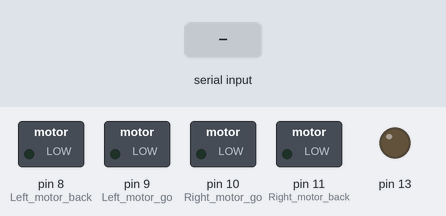
A sketch run on a simulated Arduino Uno, built with avr-gcc and run on an emulated ATmega328P. On the bench: switched loads named in the sketch (green lamp = pin HIGH), output pins drawn as LEDs (lit = HIGH). Inputs (shaded band) come from the test bench.

Above: at 1.2 s.
1.3 s: "F" received over Serial
At 1.6 s:
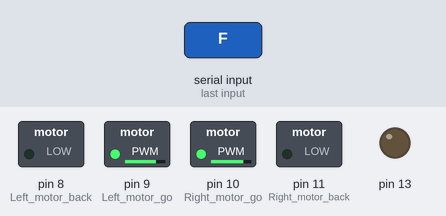
2.8 s: "B" received over Serial
At 3.9 s:
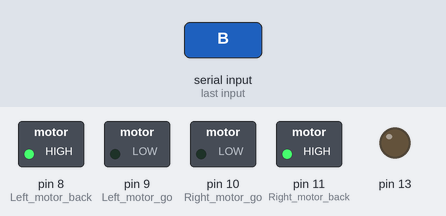
4.3 s: "L" received over Serial
At 5.1 s:
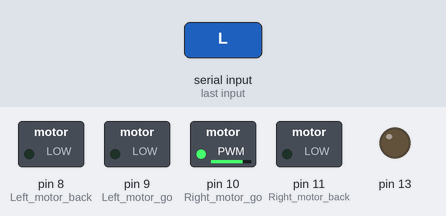
5.8 s: "R" received over Serial
At 6.2 s:
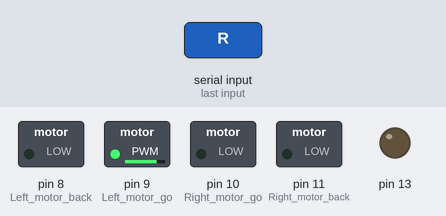
7.3 s: "I" received over Serial
At 8.5 s:
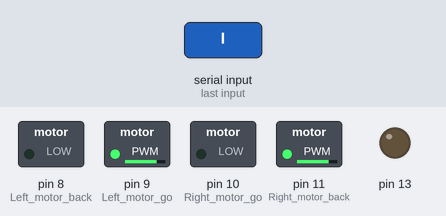
8.8 s: "G" received over Serial
At 9.7 s:
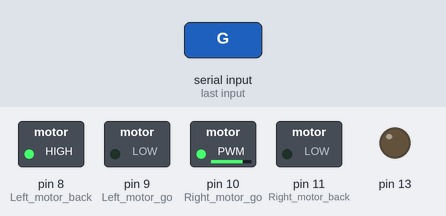
Timing chart, 0 to 11.3 s (numbered marks = the images above; inputs shaded):
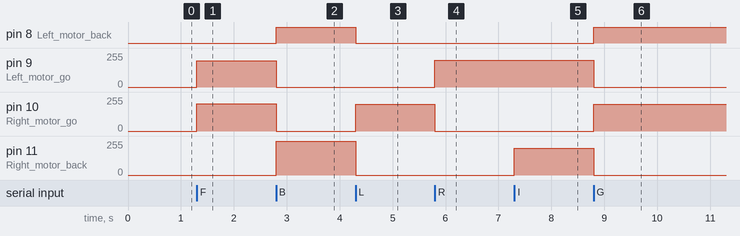

Measured:
- after the input at 1.3 s, pin 9 (Left_motor_go): 0/255 → 196/255 at once; pin 10 (Right_motor_go): 0/255 → 205/255 at once
- after the input at 2.8 s, pin 8 (Left_motor_back): LOW → HIGH at once; pin 9 (Left_motor_go): 196/255 → 0/255 at once; pin 10 (Right_motor_go): 205/255 → 0/255 at once; pin 11 (Right_motor_back): 0/255 → 255/255 at once
- after the input at 4.3 s, pin 8 (Left_motor_back): HIGH → LOW at once; pin 10 (Right_motor_go): 0/255 → 200/255 at once; pin 11 (Right_motor_back): 255/255 → 0/255 at once
- after the input at 5.8 s, pin 9 (Left_motor_go): 0/255 → 200/255 at once; pin 10 (Right_motor_go): 200/255 → 0/255 at once
- after the input at 7.3 s, pin 11 (Right_motor_back): 0/255 → 200/255 at once
- after the input at 8.8 s, pin 8 (Left_motor_back): LOW → HIGH at once; pin 9 (Left_motor_go), pin 11 (Right_motor_back): 200/255 → 0/255 at once; pin 10 (Right_motor_go): 0/255 → 200/255 at once

The sketch:

Line_Tracer.ino
```cpp
// SPAC2 블루투스 무선 구동실험

int Left_motor_back=8;     //좌측모터후진(IN1)
int Left_motor_go=9;     //좌측모터전진(IN2)

int Right_motor_go=10;    // 우측모터전진(IN3)
int Right_motor_back=11;    // 우측모터후진(IN4)

char command;

void setup()
{
  //모터구동을을 위한 초기화
  pinMode(Left_motor_go,OUTPUT); // PIN 8 (PWM)
  pinMode(Left_motor_back,OUTPUT); // PIN 9 (PWM)
  pinMode(Right_motor_go,OUTPUT);// PIN 10 (PWM)
  pinMode(Right_motor_back,OUTPUT);// PIN 11 (PWM)
  pinMode(13, OUTPUT);////포트설정 출력

  Serial.begin(9600);  //전송속도9600
}
void run()     // 전진
{
  //digitalWrite(Right_motor_go,HIGH);  //우측모터전진
  //digitalWrite(Right_motor_back,LOW);
  analogWrite(Right_motor_go,205);//PWM값 0~255 조정,모터의 회전속도 조절.
 analogWrite(Right_motor_back,0);
  //digitalWrite(Left_motor_go,HIGH);  //좌측모터전진
  //digitalWrite(Left_motor_back,LOW);
  analogWrite(Left_motor_go,196  );//PWM값 0~255 조정,모터의 회전속도 조절.
  analogWrite(Left_motor_back,0);
  //delay(time * 100);   //딜레이
}

void brake()         //제동, 정지
{
  digitalWrite(Right_motor_go,LOW);
  digitalWrite(Right_motor_back,LOW);
  digitalWrite(Left_motor_go,LOW);
  digitalWrite(Left_motor_back,LOW);
  //delay(time * 100);//딜레이
}

void left()         //좌회전(좌측정지，우측직진)
{
  //digitalWrite(Right_motor_go,HIGH);  // 우측모터전진
  //digitalWrite(Right_motor_back,LOW);
  analogWrite(Right_motor_go,200);
  analogWrite(Right_motor_back,0);//PWM값 0~255 조정,모터의 회전속도 조절.
  //digitalWrite(Left_motor_go,LOW);   //좌측모터정지
  //digitalWrite(Left_motor_back,LOW);
  analogWrite(Left_motor_go,0);
  analogWrite(Left_motor_back,0);//PWM값 0~255 조정,모터의 회전속도 조절.
  //delay(time * 100);  //딜레이
}

void spin_left()         //좌측스핀(좌측후진，우측직진)
{
  //digitalWrite(Right_motor_go,HIGH );  // 우측모터전진
  //digitalWrite(Right_motor_back,LOW);
  analogWrite(Right_motor_go,200);
  analogWrite(Right_motor_back,0);//PWM값 0~255 조정,모터의 회전속도 조절.
  //digitalWrite(Left_motor_go,LOW);   //좌측모터후진
  //digitalWrite(Left_motor_back,HIGH);
  analogWrite(Left_motor_go,0);
  analogWrite(Left_motor_back,200);//PWM값 0~255 조정,모터의 회전속도 조절.
  //delay(time * 100);  //딜레이
}

void right()        //우회전(우측정지, 좌측직진)
{
  //digitalWrite(Right_motor_go,LOW);   //우측모터정지
  //digitalWrite(Right_motor_back,LOW);
  analogWrite(Right_motor_go,0);
  analogWrite(Right_motor_back,0);//PWM값 0~255 조정,모터의 회전속도 조절.
  //digitalWrite(Left_motor_go,HIGH);//좌측모터전진
  //digitalWrite(Left_motor_back,LOW);
  analogWrite(Left_motor_go,200);
  analogWrite(Left_motor_back,0);//PWM값 0~255 조정,모터의 회전속도 조절.
  //delay(time * 100);  //딜레이
}

void spin_right()        //우측스핀(우측후진, 좌측전진)
{
  //digitalWrite(Right_motor_go,LOW);   //우측모터후진
  //digitalWrite(Right_motor_back,HIGH);
  analogWrite(Right_motor_go,0);
  analogWrite(Right_motor_back,200);//PWM값 0~255 조정,모터의 회전속도 조절.
  //digitalWrite(Left_motor_go,HIGH);//좌측모터전진
  //digitalWrite(Left_motor_back,LOW);
  analogWrite(Left_motor_go,200);
  analogWrite(Left_motor_back,0);//PWM값 0~255 조정,모터의 회전속도 조절.
  //delay(time * 100);  //딜레이
}

void back()          //후진
{
  digitalWrite(Right_motor_go,LOW);  //우측모터후진
  digitalWrite(Right_motor_back,HIGH);
  //analogWrite(Right_motor_go,0);
  //analogWrite(Right_motor_back,155);//PWM값 0~255 조정,모터의 회전속도 조절.
  digitalWrite(Left_motor_go,LOW);  //좌측모터후진
  digitalWrite(Left_motor_back,HIGH);
  //analogWrite(Left_motor_go,0);
  //analogWrite(Left_motor_back,150);//PWM값 0~255 조정,모터의 회전속도 조절.
  //delay(time * 100);     //딜레이
}

void loop(){
  if(Serial.available() > 0){
    command = Serial.read();
    brake(); //initialize with motors stoped
    //Change pin mode only if new command is different from previous.
    //Serial.println(command);
    switch(command){
    case 'F':
      run();
      break;
    case 'B':
       back();
      break;
    case 'L':
      left();
      break;
    case 'R':
      right();
      break;
     case 'I':
     spin_right();
     break;
     case 'G':
     spin_left();
     break;

    }
  }
}
/*
switch (command) { case 'F':goAhead();break;
case 'B':goBack();break;
case 'L':goLeft();break;
case 'R':goRight();break;
case 'I':goAheadRight();break;
case 'G':goAheadLeft();break;
case 'J':goBackRight();break;
case 'H':goBackLeft();break;
case '0':speedCar = 100;break;
case '1':speedCar = 115;break;
case '2':speedCar = 130;break;
case '3':speedCar = 145;break;
case '4':speedCar = 160;break;
case '5':speedCar = 175;break;
case '6':speedCar = 190;break;
case '7':speedCar = 205;break;
case '8':speedCar = 220;break;
case '9':speedCar = 235;break;
case 'q':speedCar = 255;break;
case 'W':lightFront = true;break;
case 'w':lightFront = false;break;
case 'U':lightBack = true;break;
case 'u':lightBack = false;break;
case 'V':horn = true;break;
case 'v':horn = false;break;

}*/
```
